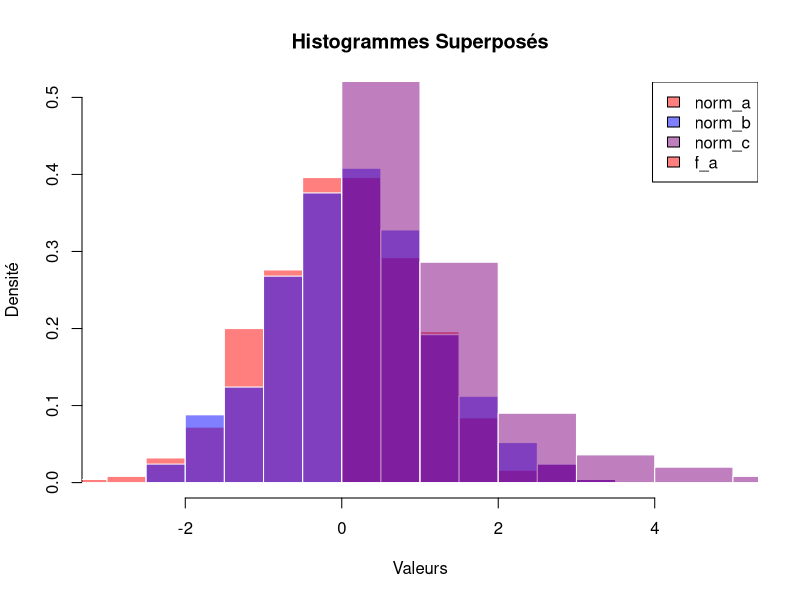

The R script that drew this image:
# Générer des échantillons normaux
norm_a <- rnorm(n = 500, mean = 0, sd = 1)
norm_b <- rnorm(n = 500, mean = 0.1, sd = 1)

# Générer un échantillon avec une distribution F
f_a <- rf(n = 500, df1 = 5, df2 = 10)

# Visualisation la distribution des échantillons
## Définir les couleurs pour chaque histogramme
colors <- c(rgb(1, 0, 0, 0.5),   # Rouge transparent
            rgb(0, 0, 1, 0.5),   # Bleu transparent
            rgb(0.5, 0, 0.5, 0.5)) # Violet transparent

## Créer le premier histogramme
hist(norm_a, col = colors[1], freq = FALSE, main = "Histogrammes Superposés", 
     xlab = "Valeurs", ylab = "Densité", xlim = c(-3, 5), ylim = c(0, 0.5), border = "white")

## Ajouter les autres histogrammes
hist(norm_b, col = colors[2], freq = FALSE, add = TRUE, border = "white")
hist(f_a, col = colors[3], freq = FALSE, add = TRUE, border = "white")

## Ajouter une légende
legend("topright", legend = c("norm_a", "norm_b", "norm_c", "f_a"), fill = colors)

# Test de Kolmogorov-Smirnov -- Tester la normalité des échantillons
ks.test(norm_a, "pnorm", mean = mean(norm_a), sd = sd(norm_a)) # p-value non significative, on ne rejette pas l'hypothèse nulle --> suit une loi normale
ks.test(f_a, "pnorm", mean = mean(f_a), sd = sd(f_a)) # p-value significative, on rejette l'hypothèse nulle --> ne suit pas une loi normale

# Test de Kolmogorov-Smirnov -- Tester la loi suivie par les deux distributions
ks.test(norm_a, norm_b) # p-value non significative, on ne rejette pas l'hypothèse nulle --> les deux distributions suivent une même loi
ks.test(norm_a, f_a) # p-value significative, on rejette l'hypothèse nulle --> les deux distributions ne suivent pas la même loi

